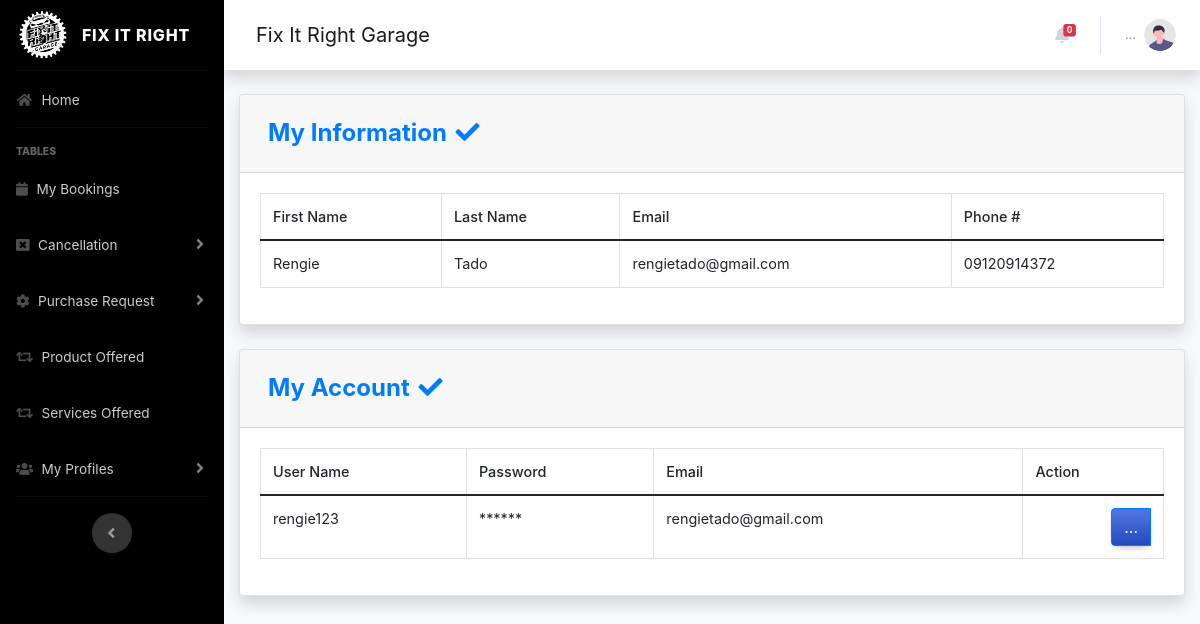
Page /pages/client/client-account.php (signed in) on the committed database.
### tables this page shows
CREATE TABLE `users` (
  `id` int(11) NOT NULL,
  `username` varchar(255) NOT NULL,
  `firstname` varchar(255) NOT NULL,
  `lastname` varchar(255) NOT NULL,
  `phone` varchar(255) NOT NULL,
  `email` varchar(255) NOT NULL,
  `useremail` varchar(255) NOT NULL,
  `password` varchar(255) NOT NULL,
  `userage` int(64) NOT NULL,
  `usergender` varchar(255) NOT NULL,
  `userbirthdate` date DEFAULT NULL,
  `userprovince` varchar(255) NOT NULL,
  `usercity` varchar(255) NOT NULL,
  `user_type` varchar(255) NOT NULL
);

### pages/client/client-account.php (the view, shortened to what this page needs)
<?php
  include 'process/session.php';
?>
<!doctype html>
<html lang="en-US">
<head>
  </head>
<body>
                  <div class="card shadow mb-4">
            <div class="card-header py-3">
              <h4 class="m-2 font-weight-bold text-primary">My Information&nbsp;<i class="fas fa-fw fa fa-check "></i></h4>
            </div>
            <div class="card-body">
              <div class="table-responsive">
                <table class="table table-bordered" id="dataTable" width="100%" cellspacing="0">
                  <thead>
                        <tr>
                          <th>First Name</th>
                          <th>Last Name</th>
                          <th>Email</th>
                          <th>Phone #</th>
                        </tr>
                     </thead>
                    <tbody>
                <?php
                        $query = "SELECT * FROM users WHERE id = $tempcode;";
                        $result = mysqli_query($con, $query) or die (mysqli_error($db));
                        while ($row = mysqli_fetch_assoc($result)) {
                        echo '<tr>';
                        echo '<td>'. $row['firstname'].'</td>';
                        echo '<td>'. $row['lastname'].'</td>';
                        echo '<td>'. $row['email'].'</td>';
                         echo '<td>'. $row['phone'].'</td>';
                        echo '</tr> ';
                        }
                    ?>
                    </tbody>
                </table>
              </div>
            </div>
          </div>
            <div class="card shadow mb-4">
            <div class="card-header py-3">
              <h4 class="m-2 font-weight-bold text-primary">My Account&nbsp;<i class="fas fa-fw fa fa-check "></i></h4>
            </div>
            <div class="card-body">
              <div class="table-responsive">
                <table class="table table-bordered" id="dataTable" width="100%" cellspacing="0">
                  <thead>
                        <tr>
                          <th>User Name</th>
                          <th>Password</th>
                          <th>Email</th>
                          <th>Action</th>
                        </tr>
                     </thead>
                    <tbody>
                <?php
                        $query = "SELECT * FROM users WHERE id = $tempcode;";
                        $result = mysqli_query($con, $query) or die (mysqli_error($db));
                        while ($row = mysqli_fetch_assoc($result)) {
                        echo '<tr>';
                        echo '<td>'. $row['username'].'</td>';
                        echo '<td>******</td>';
                        echo '<td>'. $row['email'].'</td>';
                      echo '<td align="right"> <div class="btn-group">
                            <div class="btn-group">
                              <a type="button" class="btn btn-primary bg-gradient-primary dropdown no-arrow" data-toggle="dropdown" style="color:white;">
                              ... <span class="caret"></span></a>
                            <ul class="dropdown-menu text-center" role="menu">
                                <li>
                                 </a>
                                  <a type="button" class="btn btn-warning bg-gradient-warning btn-block" style="border-radius: 0px;" href="update/reset-password-client.php?editId='.$row['id']. '">
                                    <i class="fas fa-fw fa-edit"></i> Edit
                                  </a>
                                </li>
                            </ul>
                            </div>
                          </div> </td>';
                        echo '</tr> ';
                        }
                    ?>
                    </tbody>
                </table>
              </div>
            </div>
          </div>
 </body>
</html>
<?php
include ('footer.php');
?>

### pages/client/css/all.css (style rules this page uses)
.fa, .fas, .far, .fal, .fad, .fab { -moz-osx-font-smoothing: grayscale; -webkit-font-smoothing: antialiased; display: inline-block; font-style: normal; font-variant: normal; text-rendering: auto; line-height: 1; }
.fa-fw { text-align: center; width: 1.25em; }
.fa-check:before { content: "\f00c"; }
.fa, .fas { font-family: 'Font Awesome 5 Free'; font-weight: 900; }

### pages/client/footer.php (style rules this page uses)
body { font-family: 'Poppins', sans-serif; }

### rows in the picture
users: firstname "Rengie", lastname "Tado", email "rengietado@gmail.com", phone "09120914372", username "rengie123"

### other values in the picture
$nummy2 "0"
